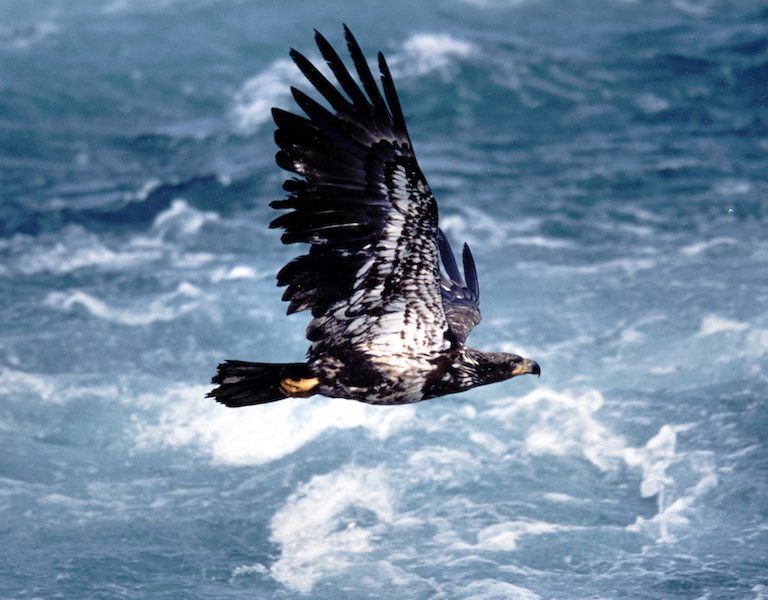
#> input picture Qno. 1.jpg, 768 x 600 px
$ jupyter execute --allow-errors 'Ex 12.ipynb'
#> lines starting #> are read from the running program, lines starting #| are printed output that depends on the picture; after the words box and inside, x2 and y2 are one past the last pixel; in counts of white or black regions, pixels touching at a corner belong together
[cell 1]
import cv2
import numpy as np
import matplotlib.pyplot as plt

[cell 2]
# Step 1: Read the image and convert the image into RGB
image = cv2.imread('Qno. 1.jpg')  # Replace with your image path
#> image is the input picture: shape (600, 768, 3); mean B, G, R 156.6, 133.3, 108.4
image_rgb = cv2.cvtColor(image, cv2.COLOR_BGR2RGB)

[cell 3]
# Step 2: Display the original image
plt.imshow(image_rgb)
plt.title("Original Image")
plt.axis('on')
plt.show()

[cell 4]
# Step 4: Set the pixels to display the ROI (Region of Interest)
# Define the coordinates for the Region of Interest (ROI)
# (startY:endY, startX:endX)
roi = image[100:420, 200:550]  # ROI coordinates (adjust as needed)
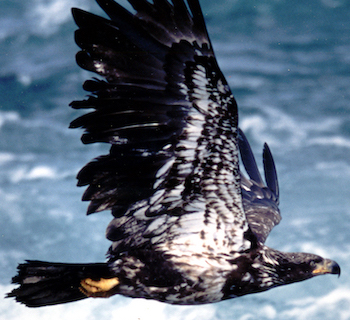
#> roi: shape (320, 350, 3); mean B, G, R 121.3, 104.5, 90.6

# Create a blank mask of the same size as the original image
mask = np.zeros_like(image)

# Place the ROI on the mask
mask[100:420, 200:550] = roi
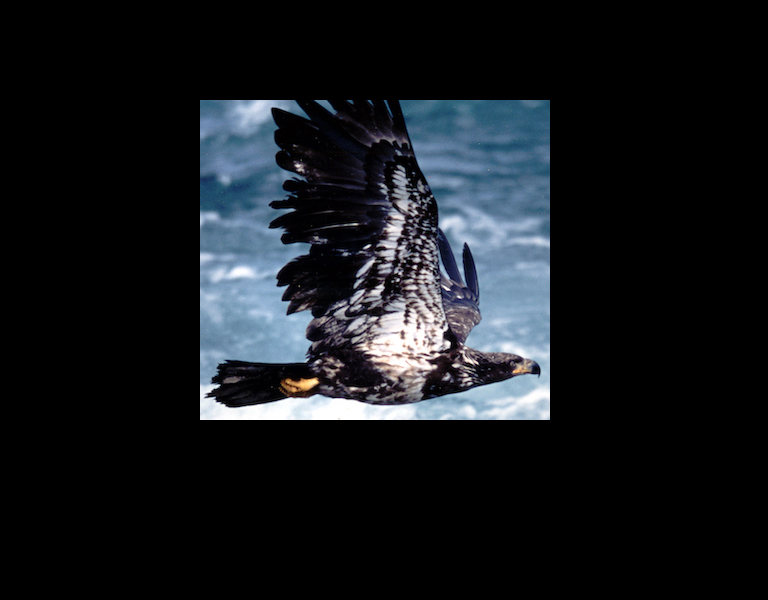
#> mask: shape (600, 768, 3); mean B, G, R 29.5, 25.4, 22

[cell 5]
# Step 5: Perform bitwise conjunction of the two arrays using bitwise_and
segmented_roi = cv2.bitwise_and(image, mask)

[cell 6]
# Step 6: Display the segmented ROI from the image
segmented_roi_rgb = cv2.cvtColor(segmented_roi, cv2.COLOR_BGR2RGB)
plt.imshow(segmented_roi_rgb)
plt.title("Segmented ROI")
plt.axis('off')
plt.show()

[cell 7]
import cv2
import numpy as np
import matplotlib.pyplot as plt

[cell 8]
# Step 1: Read the image and convert it to RGB for displaying
image = cv2.imread('your_image_1.jpg')  # Replace with your actual image file path
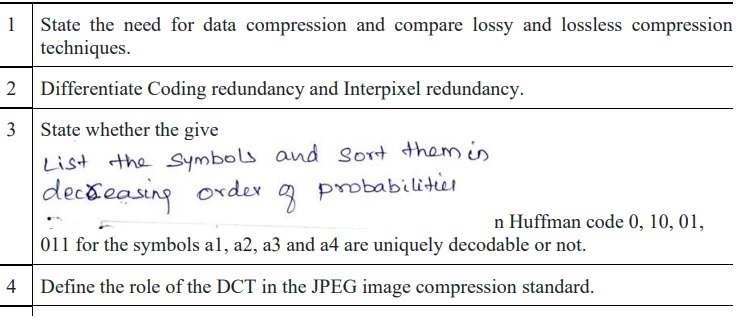
#> input picture your_image_1.jpg, 746 x 321 px
#> image is the input picture: shape (321, 746, 3); mean B, G, R 238.8, 238.7, 238.5
image_rgb = cv2.cvtColor(image, cv2.COLOR_BGR2RGB)  # Convert BGR to RGB
#> image_rgb: shape (321, 746, 3)

[cell 9]
# Original Image
plt.imshow(image_rgb)
plt.title("Original Image")
plt.axis('off')

[cell 10]
# Step 2: Convert the image to grayscale
gray_image = cv2.cvtColor(image, cv2.COLOR_BGR2GRAY)  # Convert to grayscale

[cell 11]
# Step 3: Apply Gaussian blur to reduce noise
blurred_image = cv2.GaussianBlur(gray_image, (5, 5), 0)  # Apply Gaussian blur (5x5 kernel)
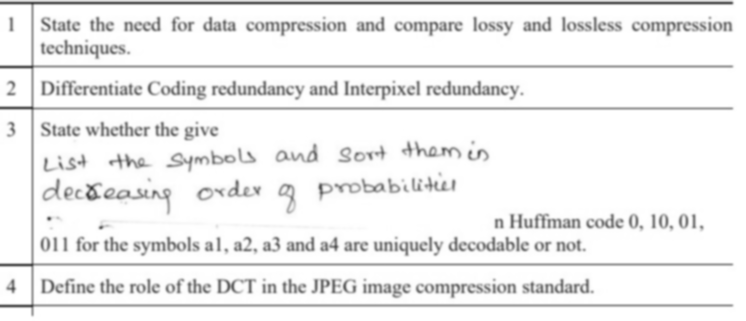
#> blurred_image: shape (321, 746); min 58, max 255, mean 238.6

[cell 12]
# Step 5: Use Canny edge detector to find edges
edges = cv2.Canny(blurred_image, 50, 150)  # Detect edges using Canny (thresholds 50 and 150)
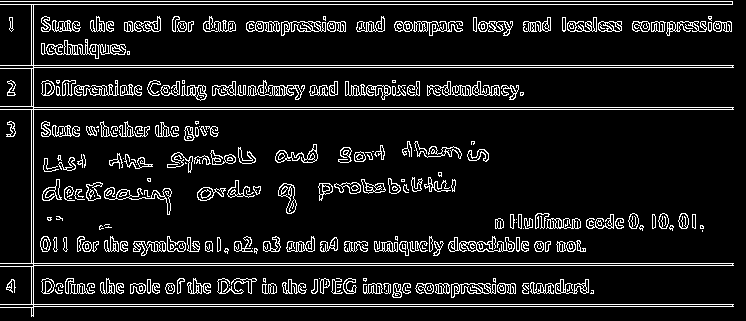
#> edges: shape (321, 746); 10% white in thin lines or dots

[cell 13]
# Canny Edge Detection
plt.imshow(edges, cmap='gray')
plt.title("Canny Edge Detection")
plt.axis('off')

[cell 14]
# Step 6: Find contours in the edged image
contours, _ = cv2.findContours(edges, cv2.RETR_EXTERNAL, cv2.CHAIN_APPROX_SIMPLE)
#> contours = 255 contours, 99 with area under 20; largest, box (x1, y1, x2, y2) and area: (0, 1, 734, 317) 6209, (46, 39, 126, 59) 377, (281, 21, 326, 36) 350, (451, 283, 496, 298) 348, (448, 236, 515, 252) 337

[cell 15]
# Step 7: Filter contours based on area and draw bounding boxes
result_image = image.copy()  # Create a copy of the original image to draw bounding boxes
for contour in contours:
    if cv2.contourArea(contour) > 50:  # Filter out small areas
        x, y, w, h = cv2.boundingRect(contour)  # Get the bounding box for the contour
        cv2.rectangle(result_image, (x, y), (x + w, y + h), (0, 255, 0), 2)  # Draw the rectangle
#> this loop made 255 passes
#> (x, y, w, h) on passes 11, 12, 13, 14, 16, 18, 19, 20, 22, 23, 25, 27: (497, 283, 19, 11), (451, 283, 45, 15), (435, 283, 15, 11), (415, 283, 19, 11), (392, 283, 10, 15), (363, 283, 20, 11), (262, 283, 15, 11), (165, 283, 10, 11), (130, 283, 16, 11), (116, 283, 8, 11), (70, 283, 25, 11), (530, 282, 24, 12)
#> contour on passes 2, 8, 38, 47: [[386, 290], [386, 291]], [[229, 285]], [[319, 278]], [[252, 248]]
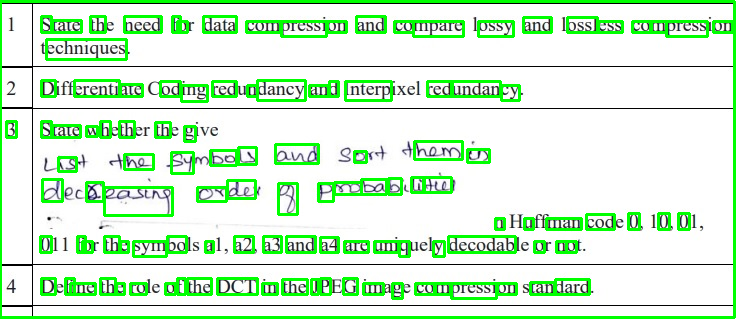
#> result_image: shape (321, 746, 3); 12.51% of pixels changed, all inside (x1, y1, x2, y2) = (0, 0, 736, 319)

[cell 16]
# Handwriting Detection Result
plt.imshow(cv2.cvtColor(result_image, cv2.COLOR_BGR2RGB))
plt.title("Handwriting Detection")
plt.axis('off')

[cell 17]
import cv2
import numpy as np
import matplotlib.pyplot as plt

[cell 18]
config_file = 'deploy.prototxt'  # Path to the config file
weights = 'mobilenet_iter_73000.caffemodel'  # Path to the weights file

#> (a cell that did not finish here is left out)

[cell 20]
# Step 4: Create a class label and print the same
class_labels = {0: 'background', 1: 'aeroplane', 2: 'bicycle', 3: 'bird', 4: 'boat',
                5: 'bottle', 6: 'bus', 7: 'car', 8: 'cat', 9: 'chair', 10: 'cow', 11: 'diningtable',
                12: 'dog', 13: 'horse', 14: 'motorbike', 15: 'person', 16: 'pottedplant', 17: 'sheep',
                18: 'sofa', 19: 'train', 20: 'tvmonitor'}

[cell 21]
# Step 5: Read the image
image = cv2.imread('download.webp')  # Replace with your image path
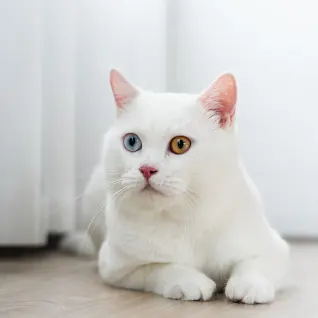
#> input picture download.webp, 318 x 318 px
#> image is the input picture: shape (318, 318, 3); mean B, G, R 201.9, 204.3, 205
(h, w) = image.shape[:2]
#> h = 318; w = 318

[cell 22]
# Convert image to RGB for displaying with Matplotlib
image_rgb = cv2.cvtColor(image, cv2.COLOR_BGR2RGB)
#> image_rgb: shape (318, 318, 3)
